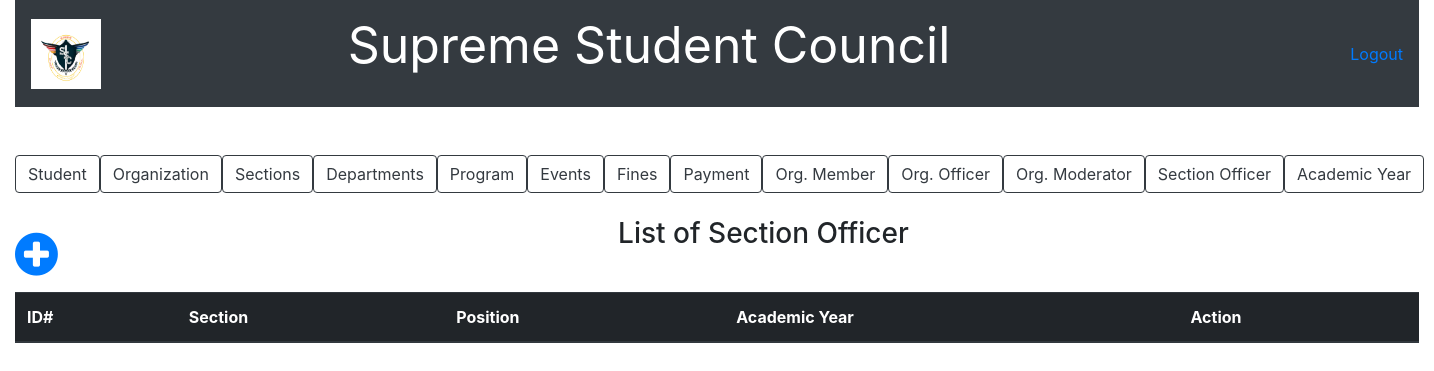
The page /list_of_section_officer.php on the database as committed earlier.
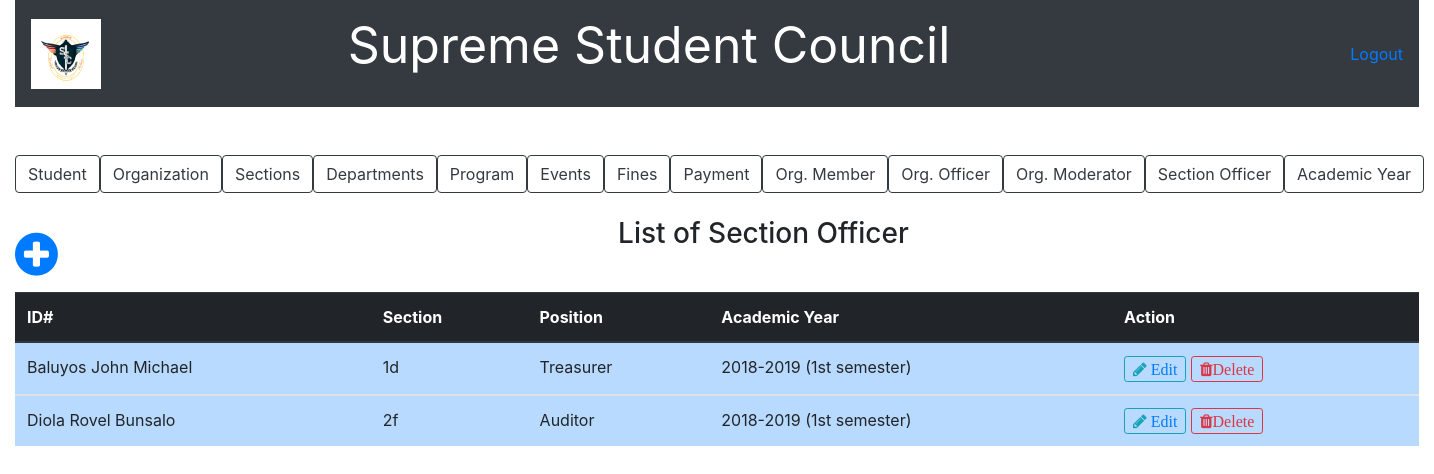
The same page on the database as committed later.
### tables this page shows
CREATE TABLE `section_officer` (
  `id_number` varchar(50) NOT NULL,
  `position` varchar(50) NOT NULL,
  `academic_code` varchar(50) NOT NULL,
  `section_id` varchar(20) NOT NULL
);

CREATE TABLE `student` (
  `id_number` varchar(50) NOT NULL,
  `last_name` varchar(100) NOT NULL,
  `first_name` varchar(100) NOT NULL,
  `middle_name` varchar(100) NOT NULL,
  `course_code` varchar(10) NOT NULL,
  `section_id` varchar(20) NOT NULL,
  `status` varchar(50) NOT NULL
);

CREATE TABLE `academic_year` (
  `academic_code` varchar(50) NOT NULL,
  `acad_year` varchar(50) NOT NULL,
  `semester` varchar(50) NOT NULL
);

### list_of_section_officer.php (the view, shortened to what this page needs)
<?php include('server.php'); ?>
<!DOCTYPE html>
<html>
<head>
		<link rel="stylesheet" href="bootstrap/css/bootstrap.min.css">
		<link rel = "stylesheet" href = "font-awesome-4.7.0/font-awesome-4.7.0/css/font-awesome.min.css">
		<link href = "css/style.css" rel = "stylesheet" type = "text/css" >
</head>
<body>
	<div class="container-fluid">
		<nav class="navbar navbar-expand-lg navbar-dark bg-dark">
		   <a href = "index.php"><img src = "picture/ssc.PNG" style=" height:70px; width:70px;"></a>
		  <div class="collapse navbar-collapse" id="navbarTogglerDemo03">
		    	</center><p style="color:white; font-size: 50px; margin-right: 400px;">Supreme Student Council<strong></strong></p>
		    	<a href="logout.php">Logout</a>
		  </div>
		</nav>
	</div>
	<br /><br />
	<div class="container-fluid">
				<div class="btn-group btn-group-lg" role="group"">
					<a href = "list_of_student.php"><button type="button" class="btn btn-outline-dark">Student</button></a>
					<a href ="list_of_organization.php"><button type="button" class="btn btn-outline-dark">Organization</button></a>
					<a href ="list_of_section.php"><button type="button" class="btn btn-outline-dark">Sections</button></a>
					<a href ="list_of_department.php"><button type="button" class="btn btn-outline-dark">Departments</button>
					<a href ="list_of_program.php"><button type="button" class="btn btn-outline-dark">Program</button></a>
					<a href ="list_of_event.php"><button type="button" class="btn btn-outline-dark">Events</button></a>
					<a href ="fines.php"><button type="button" class="btn btn-outline-dark">Fines</button></a>
					<a href ="payment.php"><button type="button" class="btn btn-outline-dark">Payment</button></a>
					<a href ="list_of_organization_member.php"><button type="button" class="btn btn-outline-dark">Org. Member</button></a>
					<a href ="list_of_organization_officer.php"><button type="button" class="btn btn-outline-dark">Org. Officer</button></a>
					<a href ="list_of_organization_moderator.php"><button type="button" class="btn btn-outline-dark">Org. Moderator</button></a>
					<a href ="list_of_section_officer.php"><button type="button" class="btn btn-outline-dark">Section Officer</button></a>
					<a href ="list_of_acad_year.php"><button type="button" class="btn btn-outline-dark">Academic Year</button></a>
				</div>
				<br /><br />
				<a href = "add_new_section_officer.php"><span style="float: left; font-size: 50px; margin-right: 50px;"><i class="fa fa-plus-circle" font-size = "50px"></i></span></a>
				<center><h3>List of Section Officer</h3></center><br />
				<?php $results = mysqli_query($db, "SELECT * FROM section_officer,student,academic_year WHERE student.id_number=section_officer.id_number AND section_officer.academic_code=academic_year.academic_code"); ?>
				<table class="table table-primary">
				  <thead class="thead-dark">
				    <tr>
				      <th scope="col">ID#</th>
				      <th scope="col">Section</th>
				      <th scope="col">Position</th>
					  <th scope="col">Academic Year</th>
				      <th scope="col">Action</th>
				    </tr>
				  </thead>
				  <?php while ($row = mysqli_fetch_array($results)){ ?>
				  <tbody>
				    <tr>
							<td><?php echo ucwords($row['last_name']." ".$row['first_name']." ".$row['middle_name'])?></td>
							<td><?php echo $row['section_id']?></td>
							<td><?php echo $row['position']?></td>
							<td><?php echo $row['acad_year']." "."(".$row['semester'].")" ?></td>
							<td>
								<button type="button" class="btn btn-outline-info btn-sm fa fa-pencil"><a href="update_section_officer.php?edit8=<?php echo $row['id_number']; ?>"> Edit </a></button>
								<button type="button" class="btn btn-outline-danger btn-sm fa fa-trash" data-toggle="modal" data-target="#exampleModal">Delete</button>
							</td>
				    </tr>
				  </tbody>
				<?php
  				  } ?>
				</table>
	</div>
</body>
</html>

Rows that differ between the two databases and show on the page:
added section_officer: id_number.middle_name "Baluyos John Michael", id_number.section_id "1d", position "Treasurer", academic_code.acad_year "2018-2019", academic_code.semester "1st semester"
added section_officer: id_number.middle_name "Diola Rovel Bunsalo", id_number.section_id "2f", position "Auditor", academic_code.acad_year "2018-2019", academic_code.semester "1st semester"
